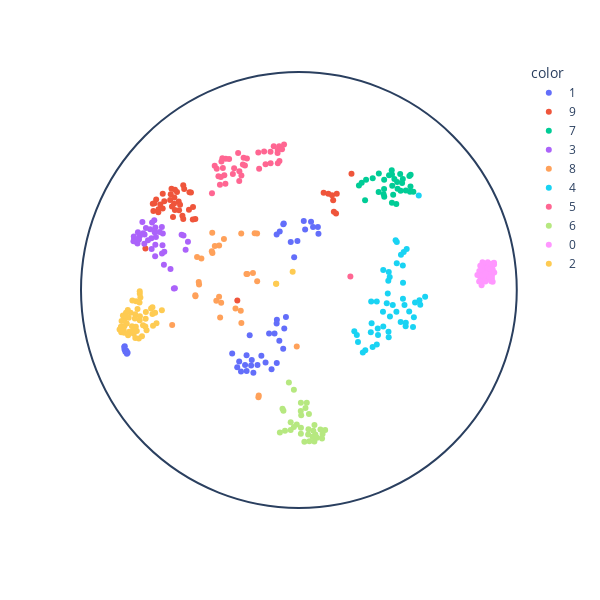

Notebook cell for this chart:
### Code cell
res = jaxsne.sne(data, out_metric=jaxsne.metric.poincare)
res = res / (1 + jnp.linalg.norm(res, 2, 1)[:, None])
x, y = res.T
px.scatter(x=x, y=y, color=data_class).add_shape(
    type="circle",
    x0=-1,
    y0=-1,
    x1=1,
    y1=1,
).update_layout(
    width=600,
    height=600,
    xaxis_scaleanchor="y",
    plot_bgcolor="rgba(0,0,0,0)",
    xaxis_visible=False,
    yaxis_visible=False,
)
